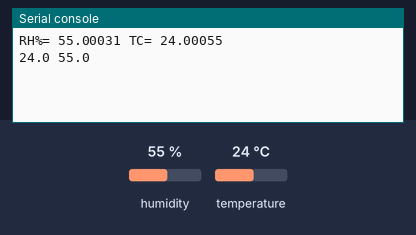
Simulated run of this program. Board: Raspberry Pi Pico running MicroPython. On the bench: the last lines printed to the serial console. The inputs (shaded band) are chosen by the test bench; at power-on: humidity 55 %, temperature 24 °C. At 7.0 s the program stops and its outputs stay as they are.

Above: at 1.2 s.
1.3 s: humidity set to 22 %
At 2.2 s:
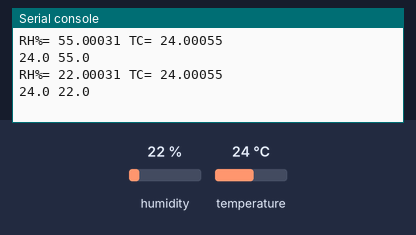
2.8 s: temperature set to 12 °C
At 7.3 s:
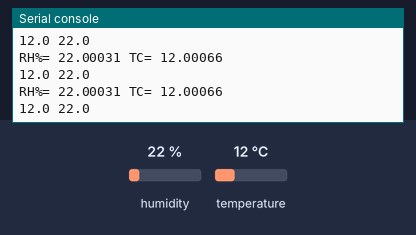

Measured:
- after the input at 1.3 s, the serial console: prints a new line after 0.60 s (image 1)
- after the input at 2.8 s, the serial console: prints a new line after 0.45 s (image 2)

The program:

lib_AHT10.py
```python
#!/usr/bin/env python
# -*- coding: utf-8 -*-
# https://www.route55go.com/self-study/pico/class/s006_ath10/
# AHT10 Library for MicroPython on ESP32
# Author: Sean Yong
# Date: 23rd December, 2019
# Version 1.0
# pico W 用に改造 2023/5/10

"""
2023/05/20  設定ファィルをconfig.pyとした
v1.0
"""
import time
from machine import I2C,Pin
import config


# センサー補正値
T_hosei,H_hosei,P_hosei = config.hosei()

i2c_no,SDA_pin = config.i2c_ini()

#CONSTANTS
AHT10_ADDRESS = 0x38 # 0111000 (7bit address)
AHT10_READ_DELAY_MS = 75 # Time it takes for AHT to collect data address=AHT10_ADDRESS):
AHT_TEMPERATURE_CONST = 200
AHT_TEMPERATURE_OFFSET = 50
KILOBYTE_CONST = 1048576
CMD_INITIALIZE = bytearray([0xE1, 0x08, 0x00])
CMD_MEASURE = bytearray([0xAC, 0x33, 0x00])
FARENHEIT_MULTIPLIER = 9/5
FARENHEIT_OFFSET = 32

class AHT10:
    def __init__(self, i2c01, sda_pin, mode=0, address=AHT10_ADDRESS):
        self.i2c=I2C(i2c01, scl=Pin(sda_pin+1), sda=Pin(sda_pin), freq=400_000)
        self.address = address
        self.i2c.writeto(address, CMD_INITIALIZE)
        self.readings_raw = bytearray(8)
        self.results_parsed = [0, 0]
        self.mode = mode # 0 for Celsius, 1 for Farenheit

    def read_raw(self):
        self.i2c.writeto(self.address, CMD_MEASURE)
        time.sleep_ms(AHT10_READ_DELAY_MS)
        self.readings_raw = self.i2c.readfrom(AHT10_ADDRESS, 6)
        self.results_parsed[0] = self.readings_raw[1] << 12 | self.readings_raw[2] << 4 | self.readings_raw[3] >> 4
        self.results_parsed[1] = (self.readings_raw[3] & 0x0F) << 16 | self.readings_raw[4] << 8 | self.readings_raw[5]

    def humidity(self):
        self.read_raw()
        return (self.results_parsed[0] / KILOBYTE_CONST) * 100

    def temperature(self):
        self.read_raw()
        if self.mode is 0:
            return (self.results_parsed[1] / KILOBYTE_CONST) * AHT_TEMPERATURE_CONST - AHT_TEMPERATURE_OFFSET
        else:
            return ((self.results_parsed[1] / KILOBYTE_CONST) * AHT_TEMPERATURE_CONST - AHT_TEMPERATURE_OFFSET) * FARENHEIT_MULTIPLIER + FARENHEIT_OFFSET

    def set_mode(self, mode):
        if mode is not (0 or 1):
            raise ValueError('Mode must be either 0 for Celsius or 1 Farenheit')
        self.mode = mode

    def print(self):
        print("Temperature: " + str(self.temperature()) + ("C","F")[self.mode] + ", Humidity: " + str(self.humidity()))

# 以下は、上記classを使うためのオリジナル部分
aht=AHT10(i2c_no,SDA_pin, 0)       # instance (i2c01, sda_pin, mod)
"""
i2c01   0 or 1
sda_pin GPIOpin No
mod     0:摂氏 1:華氏
"""
time.sleep(0.2)

def  aht10(flag):

    time.sleep(0.2)

    temp = aht.temperature()
    humi = aht.humidity()
    # 読み取った値を表示 flag = 0
    if flag == 0:
        print('RH%=',humi,'TC=',temp)
    temp  = int(temp*10 +0.1)/10 + T_hosei
    humi  = int(humi*10 +0.1)/10 + H_hosei
    return temp,humi

def main():
    for i in range(5):
        temp,humi = aht10(0)
        print(temp,humi)
        time.sleep(1)

if __name__=='__main__':
    main()
    
```

config.py
```python
# -*- coding: utf-8 -*-
#!/usr/bin/python3
"""
ID PASS LINE_token
2023/5/7    lib化
2023/5/20   名称をconfig.pyとする
            測定周期を追加
2023/6/10   wifi 使用/不使用を追加
2023/6/19   補正値を持つ
v1.0
2023/8/11   ambient testチャンネル対応
v1.1        初期設定でも最低限の動作をするように改造
2024/9/8    メール追加
"""
def wifi_set():
    return 1 # wifi使用しない時は0

def ID_PASS():
    # wifiのssidとパスワード
    # あなたのwifiの設定に変更してください。
    ssid        = 'your ssid'
    password    = 'your password'
    return ssid,password

def mail_setting():
    mail_onoff = 1                              # SWのonでメールを送信するかどうかを設定
    MailServerName = "smtp.mail.yahoo.co.jp"    # メールサーバー名
    UserName = "coxxxsum@yahoo.co.jp"           # プロバイダーのアカウント(ユーザー名)
    UserPass = "yahxxx731"                      # プロバイダーのパスワード
    toMailAddres ="pc_xxxbox@mineo.jp"          # メールの宛先
    mail_title = "SW_test_ON"
    mail_body  = "SW_test_test"
    return mail_onoff,MailServerName,UserName,UserPass,toMailAddres,mail_title,mail_body

def hosei():
    # センサーのオフセット誤差を補正する補正値です。
    temp  = 0
    humdi = 0
    press = 0
    return temp,humdi,press

def ambi():
    # ambientのテストチャンネル ID,ライトキー
    # ご自身のambient設定に変更してください。
    ch_ID,write_KEY = 60658,"3a05xxx9b39b1ef"
    return ch_ID,write_KEY

def i2c_ini():
    # センサーとOLEDのi2cチャンネルとSDAのピン番号を設定
    i2c_no = 0
    SDA_pin= 0
    return i2c_no,SDA_pin

def measu_cycle():
    # 1分単位で計測周期を設定
    return 1

def Cds_ini():
    # Cdsで使うアナログ入力pinを設定
    # Cds値の範囲設定
    Cds_max = 60000
    Cds_min = 1500
    return 28,Cds_max,Cds_min


def main():
    print(wifi_set())
    print(ID_PASS())
    print(hosei())
    print(ambi())
    print(i2c_ini())
    print(measu_cycle())
    print(Cds_ini())

if __name__=='__main__':
    main()
```
